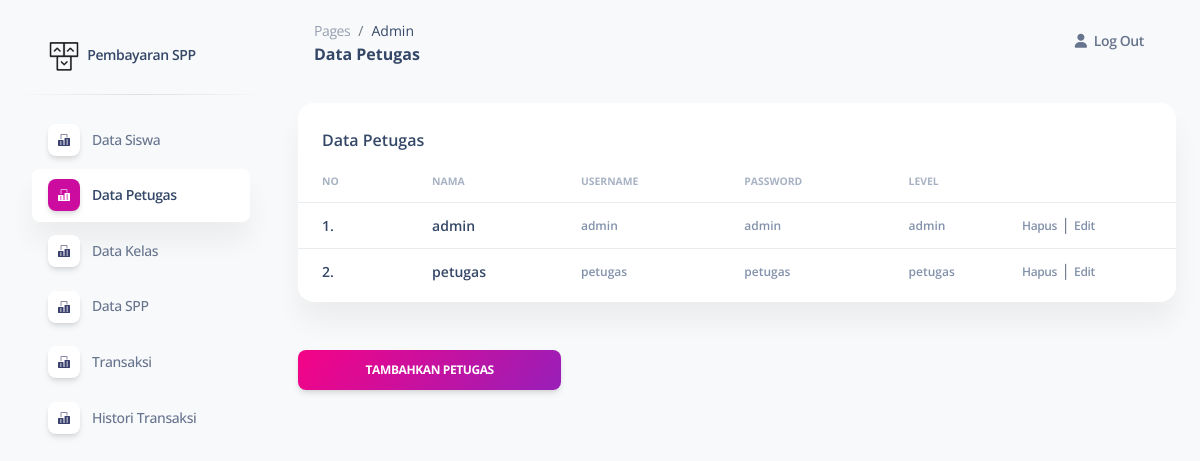
Page /pages_admin/data_petugas.php (signed in) on the committed database.
### tables this page shows
CREATE TABLE `petugas` (
  `id_petugas` int(11) NOT NULL,
  `username` varchar(20) NOT NULL,
  `password` varchar(20) NOT NULL,
  `nama_petugas` varchar(20) NOT NULL,
  `level` enum('admin','petugas') NOT NULL
);

### pages_admin/data_petugas.php (the view, shortened to what this page needs)
<!DOCTYPE html>
<html lang="en">
  <head>
    <link href="../assets/css/nucleo-icons.css" rel="stylesheet" />
    <link href="../assets/css/nucleo-svg.css" rel="stylesheet" />
    <link href="../assets/css/nucleo-svg.css" rel="stylesheet" />
    <link
      id="pagestyle"
      href="../assets/css/soft-ui-dashboard.css?v=1.0.3"
      rel="stylesheet"
    />
  </head>
  <body class="g-sidenav-show bg-gray-100">
    <aside
      class="sidenav navbar navbar-vertical navbar-expand-xs border-0 border-radius-xl my-3 fixed-start ms-3"
      id="sidenav-main"
    >
      <div class="sidenav-header">
        <a
          class="navbar-brand m-0"
          href="https://demos.creative-tim.com/soft-ui-dashboard/pages/dashboard.html"
          target="_blank"
        >
          <img
            src="../assets/img/logo-ct.png"
            class="navbar-brand-img h-100"
            alt="main_logo"
          />
          <span class="ms-1 font-weight-bold">Pembayaran SPP</span>
        </a>
      </div>
      <hr class="horizontal dark mt-0" />
      <div
        class="collapse navbar-collapse w-auto max-height-vh-100 h-100"
        id="sidenav-collapse-main"
      >
        <ul class="navbar-nav">
          <li class="nav-item">
            <a class="nav-link " href="../pages_admin/data_siswa.php">
              <div
                class="icon icon-shape icon-sm shadow border-radius-md bg-white text-center me-2 d-flex align-items-center justify-content-center"
              >
              </div>
              <span class="nav-link-text ms-1">Data Siswa</span>
            </a>
          </li>
          <li class="nav-item">
            <a class="nav-link active" href="../pages_admin/data_petugas.php">
              <div
                class="icon icon-shape icon-sm shadow border-radius-md bg-white text-center me-2 d-flex align-items-center justify-content-center"
              >
              </div>
              <span class="nav-link-text ms-1">Data Petugas</span>
            </a>
          </li>
          <li class="nav-item">
            <a class="nav-link" href="../pages_admin/data_kelas.php">
              <div
                class="icon icon-shape icon-sm shadow border-radius-md bg-white text-center me-2 d-flex align-items-center justify-content-center"
              >
              </div>
              <span class="nav-link-text ms-1">Data Kelas</span>
            </a>
          </li>
          <li class="nav-item">
            <a class="nav-link" href="../pages_admin/data_spp.php">
              <div
                class="icon icon-shape icon-sm shadow border-radius-md bg-white text-center me-2 d-flex align-items-center justify-content-center"
              >
              </div>
              <span class="nav-link-text ms-1">Data SPP</span>
            </a>
          </li>
          <li class="nav-item">
            <a class="nav-link" href="../pages_admin/transaksi.php">
              <div
                class="icon icon-shape icon-sm shadow border-radius-md bg-white text-center me-2 d-flex align-items-center justify-content-center"
              >
              </div>
              <span class="nav-link-text ms-1">Transaksi</span>
            </a>
          </li>
          <li class="nav-item">
            <a class="nav-link" href="../pages_admin/histori_transaksi.php">
              <div
                class="icon icon-shape icon-sm shadow border-radius-md bg-white text-center me-2 d-flex align-items-center justify-content-center"
              >
              </div>
              <span class="nav-link-text ms-1">Histori Transaksi</span>
            </a>
          </li>
        </ul>
      </div>
    </aside>
    <main
      class="main-content position-relative max-height-vh-100 h-100 mt-1 border-radius-lg"
    >
      <nav
        class="navbar navbar-main navbar-expand-lg px-0 mx-4 shadow-none border-radius-xl"
        id="navbarBlur"
        navbar-scroll="true"
      >
        <div class="container-fluid py-1 px-3">
          <nav aria-label="breadcrumb">
            <ol
              class="breadcrumb bg-transparent mb-0 pb-0 pt-1 px-0 me-sm-6 me-5"
            >
              <li class="breadcrumb-item text-sm">
                <a class="opacity-5 text-dark" href="javascript:;">Pages</a>
              </li>
              <li
                class="breadcrumb-item text-sm text-dark active"
                aria-current="page"
              >
                Admin
              </li>
            </ol>
            <h6 class="font-weight-bolder mb-0">Data Petugas</h6>
          </nav>
          <div
            class="collapse navbar-collapse mt-sm-0 mt-2 me-md-0 me-sm-4"
            id="navbar"
          >
            <ul class="navbar-nav ms-md-auto pe-md-3 d-flex align-items-center">
              <li class="nav-item d-flex align-items-center">
                <a
                  href="../backend/logout.php"
                  class="nav-link text-body font-weight-bold px-0"
                >
                  <i class="fa fa-user me-sm-1"></i>
                  <span class="d-sm-inline d-none">Log Out</span>
                </a>
              </li>
            </ul>
          </div>
        </div>
      </nav>
      <div class="container-fluid py-4">
        <div class="row">
          <div class="col-12">
            <div class="card mb-4">
              <div class="card-header pb-0">
                <h6>Data Petugas</h6>
              </div>
              <div class="card-body px-0 pt-0 pb-2">
                <div class="table-responsive p-0">
                  <table class="table align-items-center mb-0">
                    <thead>
                      <tr>
                        <th
                          class="text-uppercase text-secondary text-xxs font-weight-bolder opacity-7"
                        >
                          No
                        </th>
                        <th
                          class="text-uppercase text-secondary text-xxs font-weight-bolder opacity-7 ps-3"
                        >
                          Nama
                        </th>
                        <th
                          class="text-uppercase text-secondary text-xxs font-weight-bolder opacity-7 ps-2"
                        >
                          Username
                        </th>
                        <th
                          class="text-uppercase text-secondary text-xxs font-weight-bolder opacity-7 ps-2"
                        >
                          Password
                        </th>
                        <th
                          class="text-uppercase text-secondary text-xxs font-weight-bolder opacity-7 ps-2"
                        >
                          Level
                        </th>
                        <th class="text-secondary opacity-7"></th>
                      </tr>
                    </thead>
                    <tbody>
                      <?php
                        include "../koneksi.php";
                        $qry_petugas=mysqli_query($conn,"SELECT * FROM petugas ORDER BY nama_petugas ASC");
                        $no=0;
                        while($data_petugas=mysqli_fetch_array($qry_petugas)){
                            $no++;
                      ?>
                      <tr>
                        <td>
                          <div class="d-flex px-3 py-1">
                            <div
                              class="d-flex flex-column justify-content-center"
                            >
                              <h6 class="mb-0 text-sm"><?=$no?>.</h6>
                            </div>
                          </div>
                        </td>
                        <td>
                          <div class="d-flex px-2 py-1">
                            <div
                              class="d-flex flex-column justify-content-center"
                            >
                              <h6 class="mb-0 text-sm"><?=$data_petugas['nama_petugas']?></h6>
                            </div>
                          </div>
                        </td>
                        <td class="align-middle">
                          <span class="text-secondary text-xs font-weight-bold"
                            ><?=$data_petugas['username']?></span
                          >
                        </td>
                        <td class="align-middle">
                          <span class="text-secondary text-xs font-weight-bold"
                            ><?=$data_petugas['password']?></span
                          >
                        </td>
                        <td class="align-middle">
                          <span class="text-secondary text-xs font-weight-bold"
                            ><?=$data_petugas['level']?></span
                          >
                        </td>
                        <td class="align-middle">
                          <a href="../backend/hapus_petugas.php?id_petugas=<?=$data_petugas['id_petugas']?>"
                            onclick="return confirm('Apakah anda yakin menghapus data ini?')"
                            class="text-secondary font-weight-bold text-xs"
                            data-toggle="tooltip"
                            data-original-title="Hapus data">Hapus</a> |
                          <a
                            href="edit_petugas.php?id_petugas=<?=$data_petugas['id_petugas']?>"
                            class="text-secondary font-weight-bold text-xs"
                            data-toggle="tooltip"
                            data-original-title="Edit data"
                          >
                            Edit
                          </a>
                        </td>
                      </tr>
                        <?php
                          }
                        ?>
                    </tbody>
                  </table>
                </div>
              </div>
            </div>
            <a class="btn bg-gradient-primary mt-4 w-30" href="tambah_petugas.php" type="button">Tambahkan Petugas</a>
          </div>
        </div>
      </div>
    </main>
  </body>
</html>

### assets/css/nucleo-svg.css (style rules this page uses)
.icon { display: inline-block; color: #111111; height: 1em; width: 1em; }
.icon-sm { height: 0.8em; width: 0.8em; }
.icon { fill: currentColor; stroke: none; }

### rows in the picture
petugas: nama_petugas "admin", username "admin", password "admin", level "admin"
petugas: nama_petugas "petugas", username "petugas", password "petugas", level "petugas"
